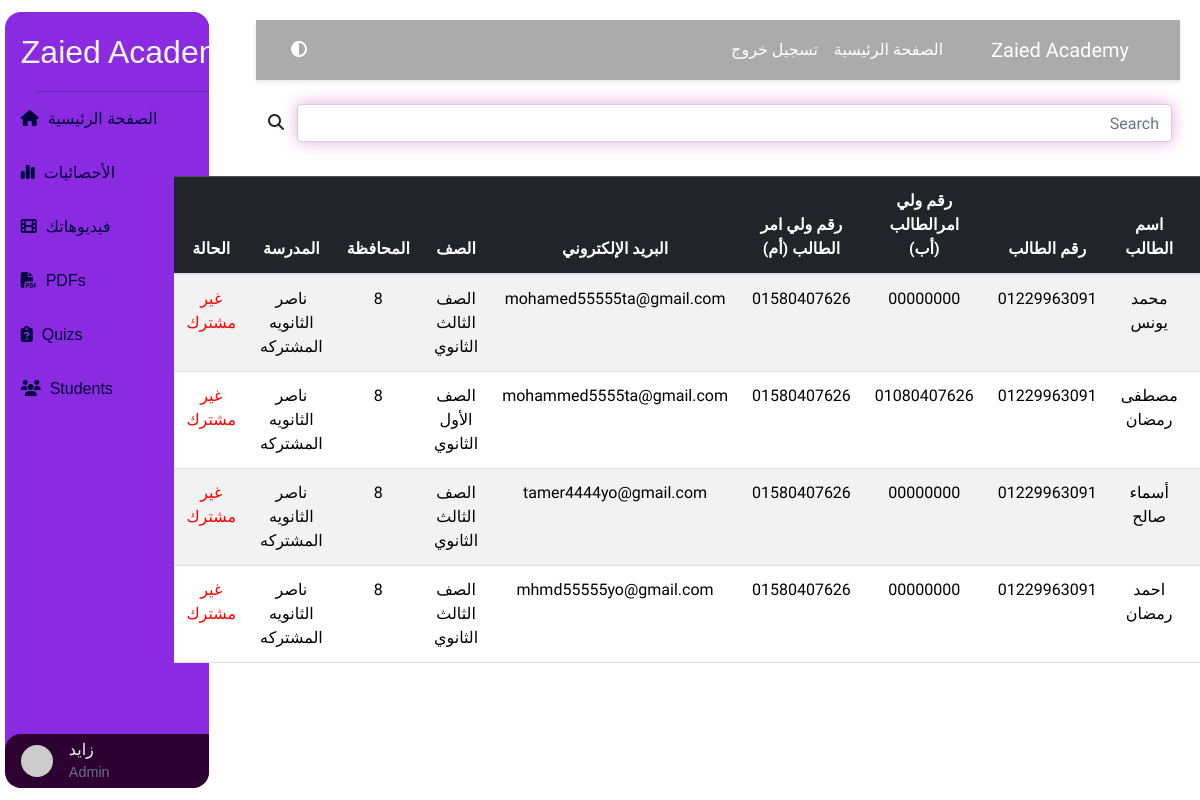
Page /student-teacher/ (signed in) on the earlier database version.
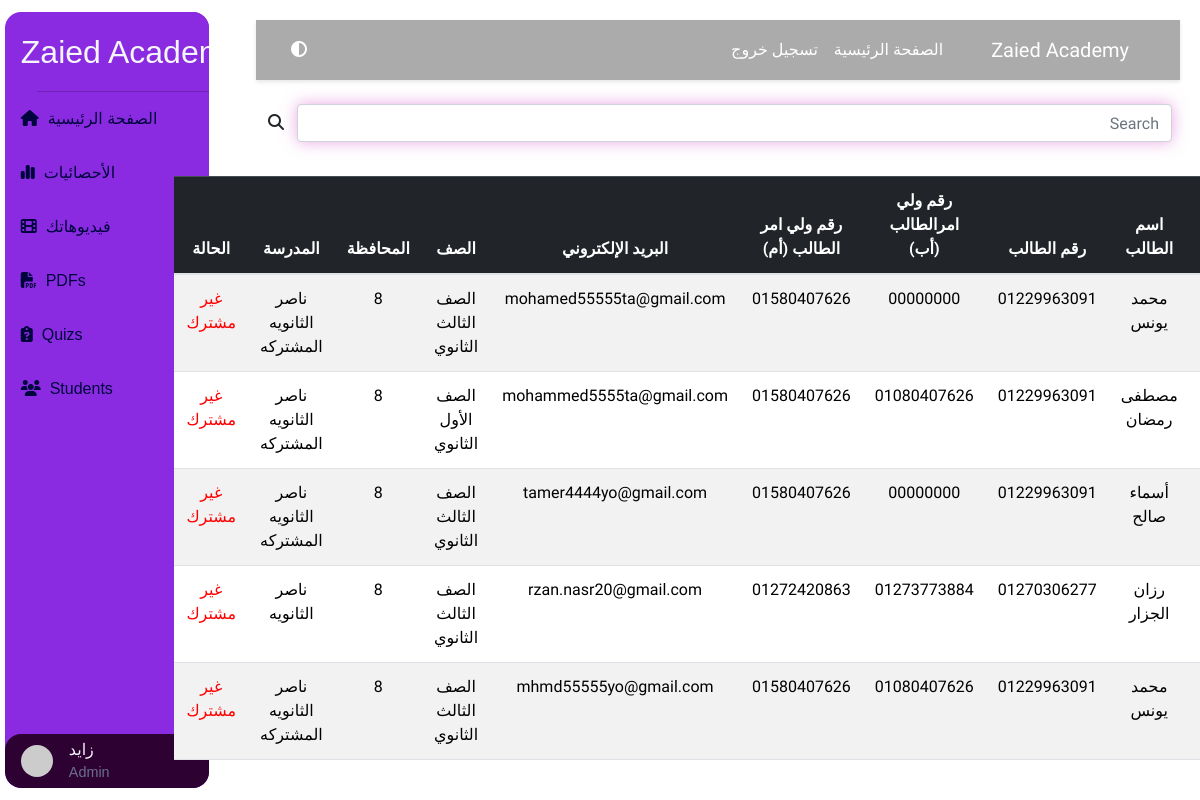
Same page on the later database version.
### LP_app/models.py (models this page shows, shortened)
class Student(models.Model):
    user = models.OneToOneField(User, on_delete=models.CASCADE)
    first_name = models.CharField(max_length=255, null=True, blank=True)
    second_name = models.CharField(max_length=255, null=True, blank=True)
    third_name = models.CharField(max_length=255, null=True, blank=True)
    last_name = models.CharField(max_length=255, null=True, blank=True)
    phone_num = models.CharField(max_length=20, null=True, blank=True)
    dad_num = models.CharField(max_length=255, null=True, blank=True)
    mom_num = models.CharField(max_length=255, null=True, blank=True)
    school = models.CharField(max_length=255, null=True, blank=True)
    dad_job = models.CharField(max_length=255, null=True, blank=True)
    government = models.CharField(max_length=255, null=True, blank=True)
    alsaf = models.ForeignKey(Grade ,on_delete=models.CASCADE ,null=True, blank=True)
    photo = models.ImageField(upload_to='student_photos', null=True, blank=True)
    is_verified = models.BooleanField(default=False)
    subscription_active = models.BooleanField(default=False)
    subscription_expiry = models.DateTimeField(null=True, blank=True)

class Grade(models.Model):
    grade = models.CharField(max_length=50, null=True, blank=True)
    def __str__ (self):
        return self.grade

### LP_app/views.py (the view, shortened to what this page needs)
# urls.py: path('student-teacher/', views.student_teacher, name='student_teacher'),
def student_teacher(request):
    if request.user.is_anonymous:
        return redirect('landing')
    else:
        if request.user.is_staff :
            subscriped_students = Student.objects.all()
        else:
            messages.warning(request, "هذه الصفحة للمدرس فقط")
        context = {
            'students':subscriped_students,
        }
        return render(request, 'LP_app/student_teacher.html', context)

### LP_app/context_processor.py (called while the page is built)
def subscription_status(request):
    if request.user.is_authenticated:
        try:
            status = Subscription.objects.get(user=request.user)
        except Subscription.DoesNotExist:
            status = False
    else:
        status = False
    return {
        'status': status,
    }

### templates/LP_app/student_teacher.html (shortened to what this page needs)
{% extends 'base.html' %}
{% block dash %}
{% load static %}
<div class="main-content">
    {% include 'parts/sidepar.html' %}
    <nav class="navbar navbar-expand-lg navbar-dark shadow-5-strong" dir="rtl">
                <div class="container-fluid">
            <a class="navbar-brand" href="{% url 'home' %}">Zaied Academy</a>
            <div class="collapse navbar-collapse" id="navbarNav">
                <ul class="navbar-nav ms-auto mb-2 mb-lg-0">
                    {% if user.is_authenticated %}
                    <li class="nav-item">
                        <a class="nav-link active" aria-current="page" href="{% url 'home' %}" >الصفحة الرئيسية</a>
                    </li>
                    {% else %}
                    <li class="nav-item">
                        <a class="nav-link active" aria-current="page" href="{% url 'landing' %}" >الصفحة الرئيسية</a>
                    </li>
                    {% endif %}
                    {% if user.is_authenticated %}
                    <li class="nav-item">
                        <a class="nav-link active" aria-current="page" href="{% url 'logout' %}">تسجيل خروج</a>
                    </li>
                    {% endif %}
                </ul>
                <a id="theme-toggle"><i class="fas fa-adjust" onclick="toggleTheme()" style="color: white;"></i></a>
            </div>
        </div>
    </nav>
    <br>
    <div class="row justify-content-center">
        <div class="col-lg-12" id="searchbar">
            <form class="d-flex" role="search" method="GET" action="{% url 'student_teacher' %}">
                <input class="form-control me-2" name="search-bar" type="search" placeholder="Search" aria-label="Search" id="search" style="box-shadow:hsla(306, 60%, 68%, 0.666) 0 0 16px;">
                <div class="input-group-append">
                    <button class="btn btn-navbar" type="submit">
                    <i class="fas fa-search"></i>
                    </button>
            </form>
        </div>
    </div>
    <br><br><br>
    <table class="table table-striped table-hover main-content">
        <thead class="table-dark">
            <tr>
            <th scope="col">معرف الطالب</th>
            <th scope="col">اسم الطالب</th>
            <th scope="col">رقم الطالب</th>
            <th scope="col">رقم ولي امرالطالب (أب)</th>
            <th scope="col">رقم ولي امر الطالب (أم)</th>
            <th scope="col">البريد الإلكتروني</th>
            <th scope="col">الصف</th>
            <th scope="col">المحافظة</th>
            <th scope="col">المدرسة</th>
            <th scope="col">الحالة</th>
            </tr>
        </thead>
        <tbody>
            {% for student in students %}
            <tr>
<td>            <a href="{% url 'profile' student.user.id %}" style="color: brown;">{{student.user.id}}</a></td>
            <td>{{student.first_name}} {{student.last_name}}</td>
            <td>{{student.phone_num}}</td>
            <td>{{student.dad_num}}</td>
            <td>{{student.mom_num}}</td>
            <td>{{student.user.email}}</td>
            <td>{{student.alsaf}}</td>
            <td>{{student.government}}</td>
            <td>{{student.school}}</td>
            {% if student.subscription_active %}
            <td style="color: green;">مشترك</td>
            {% else %}
            <td style="color: red;">غير مشترك</td>
            {% endif %}
            {% endfor %}
            </tr>
        </tbody>
    </table>
</div>
{% endblock %}

Differences in the rows shown:
removed Student: first_name "احمد", last_name "رمضان", phone_num "01229963091", dad_num "00000000", mom_num "01580407626", user.email "mhmd55555yo@gmail.com", alsaf "الصف الثالث الثانوي", government "8", school "ناصر الثانويه المشتركه", subscription_active "غير مشترك"
added Student: first_name "رزان", last_name "الجزار", phone_num "01270306277", dad_num "01273773884", mom_num "01272420863", user.email "rzan.nasr20@gmail.com", alsaf "الصف الثالث الثانوي", government "8", school "ناصر الثانويه", subscription_active "غير مشترك"
added Student: first_name "محمد", last_name "يونس", phone_num "01229963091", dad_num "01080407626", mom_num "01580407626", user.email "mhmd55555yo@gmail.com", alsaf "الصف الثالث الثانوي", government "8", school "ناصر الثانويه المشتركه", subscription_active "غير مشترك"
